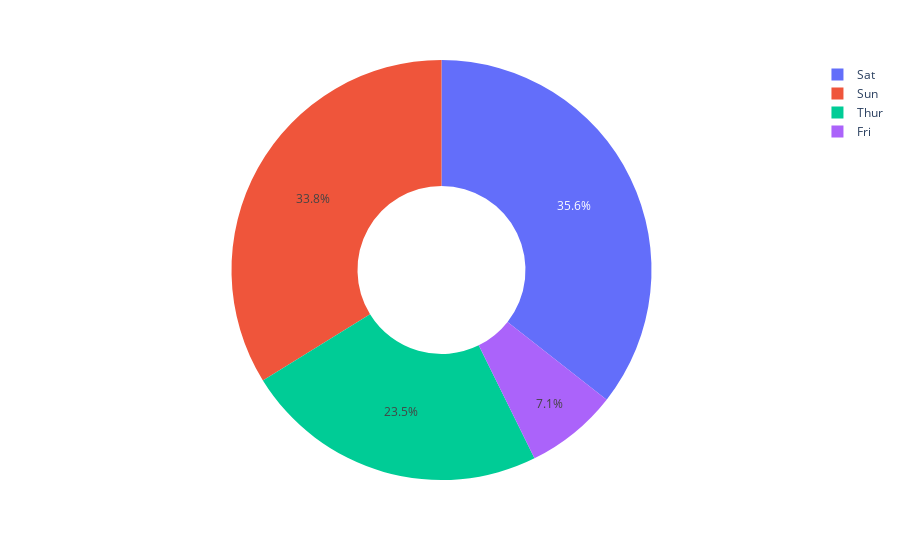

The notebook cell this image was saved under:
### Code cell
figure = px.pie(data, 
             values='tip', 
             names='day',hole = 0.4)
figure.show()

### Figure 1 — Plotly figure (JSON) as saved in the notebook; plotly's stock layout.template omitted (floating-point values rounded to 4 significant figures; data arrays with more than 128 entries replaced by an {"elided": "..."} marker saying what was removed)
{"data": [{"domain": {"x": [0, 1], "y": [0, 1]}, "hole": 0.4, "hovertemplate": "day=%{label}<br>tip=%{value}<extra></extra>", "labels": {"elided": "244 str values"}, "legendgroup": "", "name": "", "showlegend": true, "type": "pie", "values": {"elided": "244 float values"}}], "layout": {"legend": {"tracegroupgap": 0}, "margin": {"t": 60}}}
